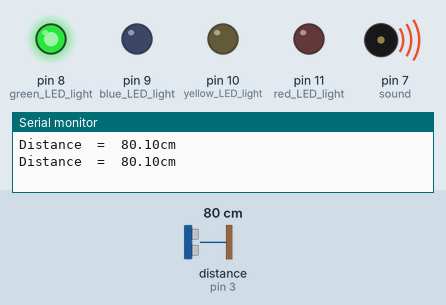
Simulated run of this sketch. Board: Arduino Uno, built with avr-gcc and run on an emulated ATmega328P. On the bench: output pins drawn as LEDs (lit = HIGH), buzzer (waves = sounding), the last lines printed to the serial monitor. Wiring (inferred from the names in the program): ultrasonic range finder: trigger pin 2; echo pin 3. The test bench sets the inputs (shaded band); at power-on: distance to the obstacle (sensor on pin 3) 80 cm. The echo pulse lasts 58.3 µs per cm; pins used as bus, display or sensor lines are not drawn.

Above: at 2.0 s.
2.1 s: distance to the obstacle (sensor on pin 3) set to 54 cm
4.7 s: distance to the obstacle (sensor on pin 3) set to 48 cm
At 7.2 s:
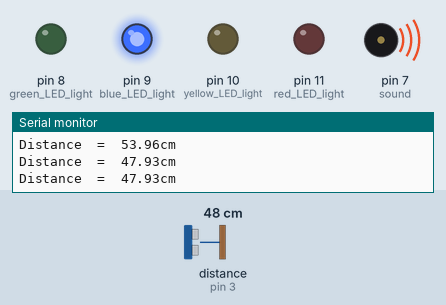
7.5 s: distance to the obstacle (sensor on pin 3) set to 34 cm
9.7 s: distance to the obstacle (sensor on pin 3) set to 28 cm
At 11.7 s:
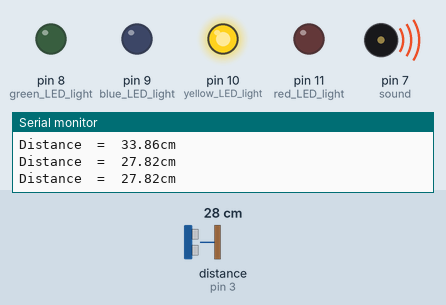
12.5 s: distance to the obstacle (sensor on pin 3) set to 12 cm
14.7 s: distance to the obstacle (sensor on pin 3) set to 9 cm
At 17.0 s:
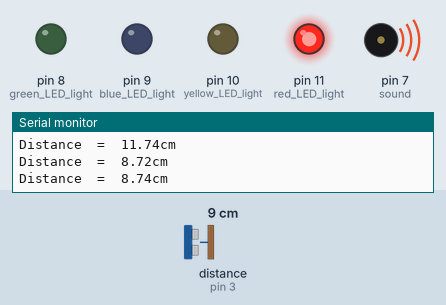
Timing chart, 0 to 18.5 s (numbered marks = the images above; inputs shaded):
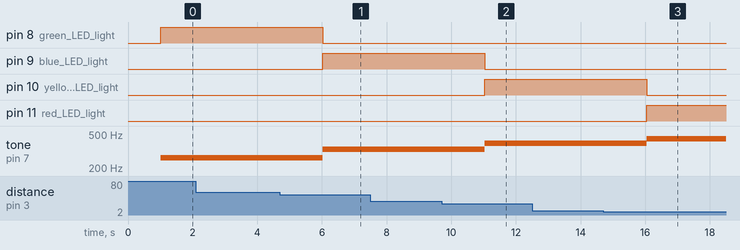

Measured:
- the behaviour switches between 51 and 50 cm on distance to the obstacle (sensor on pin 3) (found by bisection; images 0 and 1)
- the behaviour switches between 31 and 30 cm on distance to the obstacle (sensor on pin 3) (found by bisection; images 1 and 2)
- the behaviour switches between 11 and 10 cm on distance to the obstacle (sensor on pin 3) (found by bisection; images 2 and 3)
- after the input at 4.7 s, pin 8 (green_LED_light): HIGH → LOW after 1.3 s; pin 9 (blue_LED_light): LOW → HIGH after 1.3 s; tone on pin 7 (sound): 262 Hz → 330 Hz after 1.3 s
- after the input at 9.7 s, pin 9 (blue_LED_light): HIGH → LOW after 1.3 s; pin 10 (yellow_LED_light): LOW → HIGH after 1.3 s; tone on pin 7 (sound): 330 Hz → 392 Hz after 1.3 s
- after the input at 14.7 s, pin 10 (yellow_LED_light): HIGH → LOW after 1.3 s; pin 11 (red_LED_light): LOW → HIGH after 1.3 s; tone on pin 7 (sound): 392 Hz → 440 Hz after 1.3 s

The sketch:

sketch_3.3_Bug.ino
```cpp
// Declarations

const int TrigPin = 2;
const int EchoPin = 3;

int notes [] = {262, 330, 392, 440}; // c,e,g,a


float cm;

void setup() {

Serial.begin(9600); //begin serial communication
pinMode(TrigPin, OUTPUT); //set up pin D2 for trigger pulse
pinMode(EchoPin, INPUT); //set up pin D3 to receive echo pulse

 pinMode (7, OUTPUT);// sound
 pinMode (8, OUTPUT);// green LED light
 pinMode (9, OUTPUT);// blue LED light
 pinMode (10, OUTPUT);// yellow LED light
 pinMode (11, OUTPUT);// red LED light

}

void loop(){

digitalWrite(TrigPin, LOW);
delayMicroseconds(2);
digitalWrite(TrigPin, HIGH); //send trigger pulse
delayMicroseconds(10); //sustain trigger pulse for 10 microseconds
digitalWrite(TrigPin, LOW); //end trigger pulse
cm = pulseIn(EchoPin, HIGH) / 58.0; //read the echo pulse duration and convert to cm
cm = (int(cm * 100.0)) / 100.0; //Keep two decimal places
Serial.print("Distance\t=\t"); //print to serial monitor
Serial.print(cm);
Serial.print("cm");
Serial.println(); //jump down to next line in serial monitor
delay(1000);


  // create an array of notes
// the numbers below correspond to the frequencies of // middle C, D, E, and F

int notes[ ] = {262, 330, 392, 440};//c,e,g,a


 // play the note corresponding to each value on A0
  if (cm > 50) {
    // play the first frequency in the array on pin 8
    tone(7, notes[0]);
    digitalWrite (8, HIGH);
    digitalWrite (9, LOW);
    digitalWrite (10,LOW);
    digitalWrite (11,LOW);
    delay(250);
  }


else if (cm <= 50 && cm > 30) {
    // play the second frequency in the array on pin 8
    tone(7, notes[1]);
    digitalWrite (8, LOW);
    digitalWrite (9, HIGH);
    digitalWrite (10,LOW);
    digitalWrite (11,LOW);
   delay(250);
  }
else if (cm <= 30 && cm > 10) {
    // play the third frequency in the array on pin 8
    tone(7, notes[2]);
     digitalWrite (8,LOW);
    digitalWrite (9, LOW);
    digitalWrite (10,HIGH);
    digitalWrite (11,LOW);
   delay(250);
  }
else if (cm <= 10 && cm >= 0) {
    // play the fourth frequency in the array on pin 8
    tone(7, notes[3]);
    digitalWrite (8, LOW);
    digitalWrite (9, LOW);
    digitalWrite (10,LOW);
    digitalWrite (11,HIGH);
  delay(250);
  }


else {
    // if the value is out of range, play no tone
    noTone(8);
  }
}


//LED lights
```
